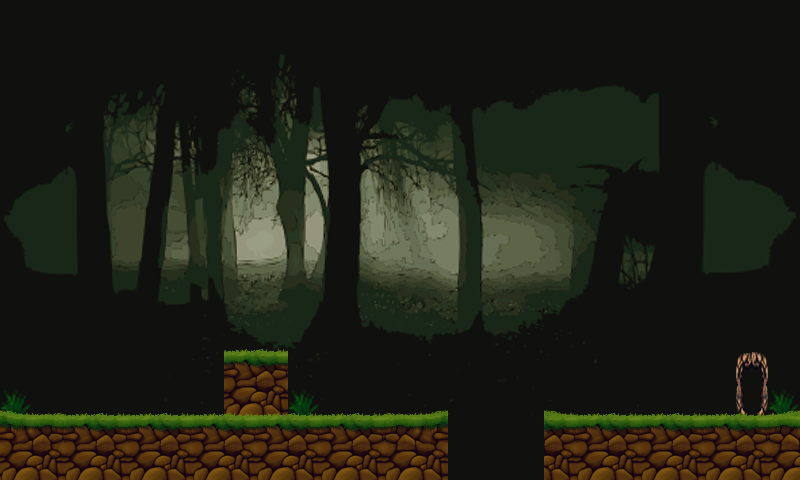

This game map was drawn from its Tiled (.tmx) file and the tilesets committed beside it. A one-line description and the trimmed map source follow:
An orthogonal 25x15 tile map with 32x32 px tiles, 3 tile layers (background, background1, background2), 3 tilesets and 5 objects (box1, ground2, ground1, start, finish).

<map version="1.0" orientation="orthogonal" renderorder="right-down" width="25" height="15" tilewidth="32" tileheight="32" nextobjectid="14">
 <properties>
  <property name="mapmeta" value="mapvalue" />
 </properties>
 <tileset firstgid="1" name="Untitled" tilewidth="32" tileheight="32">
  <image source="tiles.png" width="256" height="32" />
 </tileset>
 <tileset firstgid="9" name="forest" tilewidth="32" tileheight="32">
  <image source="forest.png" width="320" height="320" />
 </tileset>
 <tileset firstgid="109" name="Gothic-Forest_Clip_Art" tilewidth="800" tileheight="480">
  <image source="Gothic-Forest_Clip_Art.png" width="800" height="480" />
 </tileset>
 <layer name="background" width="25" height="15">
  <data>[375 cells, 1 non-empty, 1 distinct tile ids]</data>
 </layer>
 <layer name="background1" width="25" height="15">
  <data>[375 cells, 12 non-empty, 10 distinct tile ids]</data>
 </layer>
 <layer name="background2" width="25" height="15">
  <data>[375 cells, 66 non-empty, 10 distinct tile ids]</data>
 </layer>
 <objectgroup name="obstacles">
  <properties>
   <property name="objectmeta" value="objectvalue" />
  </properties>
  <object id="3" name="box1" x="224" y="353" width="64" height="68">
   <properties>
    <property name="name" value="box1" />
   </properties>
  </object>
  <object id="6" name="ground2" x="544" y="416" width="260" height="69">
   <properties>
    <property name="name" value="ground2" />
   </properties>
  </object>
  <object id="13" name="ground1" x="-3" y="416" width="451" height="67">
   <properties>
    <property name="name" value="ground2" />
   </properties>
  </object>
 </objectgroup>
 <objectgroup name="startFinish">
  <object id="10" name="start" x="35" y="351" width="48" height="64">
   <properties>
    <property name="name" value="start" />
   </properties>
  </object>
  <object id="12" name="finish" x="736" y="352" width="32" height="64">
   <properties>
    <property name="name" value="finish" />
   </properties>
  </object>
 </objectgroup>
 <objectgroup name="enemies" />
 <objectgroup name="shackleables" />
 <objectgroup name="platforms" />
 <objectgroup name="pinecones" />
</map>
